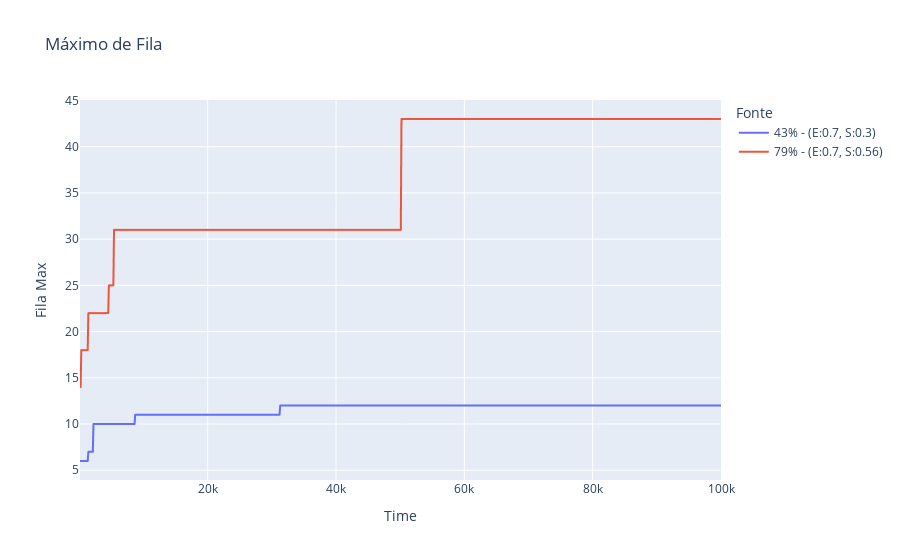

Source (notebook cell):
### Code cell
fig = px.line(df_combined, x='Time', y="Fila Max", color='Fonte',title='Máximo de Fila')
fig.show()

### Figure 1 — Plotly figure (JSON) as saved in the notebook; plotly's stock layout.template omitted (floating-point values rounded to 4 significant figures; data arrays with more than 128 entries replaced by an {"elided": "..."} marker saying what was removed)
{"data": [{"hovertemplate": "Fonte=43% - (E:0.7, S:0.3)<br>Time=%{x}<br>Fila Max=%{y}<extra></extra>", "legendgroup": "43% - (E:0.7, S:0.3)", "line": {"color": "#636efa", "dash": "solid"}, "marker": {"symbol": "circle"}, "mode": "lines", "name": "43% - (E:0.7, S:0.3)", "showlegend": true, "type": "scattergl", "x": {"elided": "1000 int values"}, "xaxis": "x", "y": {"elided": "1000 int values"}, "yaxis": "y"}, {"hovertemplate": "Fonte=79% - (E:0.7, S:0.56)<br>Time=%{x}<br>Fila Max=%{y}<extra></extra>", "legendgroup": "79% - (E:0.7, S:0.56)", "line": {"color": "#EF553B", "dash": "solid"}, "marker": {"symbol": "circle"}, "mode": "lines", "name": "79% - (E:0.7, S:0.56)", "showlegend": true, "type": "scattergl", "x": {"elided": "1000 int values"}, "xaxis": "x", "y": {"elided": "1000 int values"}, "yaxis": "y"}], "layout": {"legend": {"title": {"text": "Fonte"}, "tracegroupgap": 0}, "title": {"text": "Máximo de Fila"}, "xaxis": {"anchor": "y", "domain": [0, 1], "title": {"text": "Time"}}, "yaxis": {"anchor": "x", "domain": [0, 1], "title": {"text": "Fila Max"}}}}
